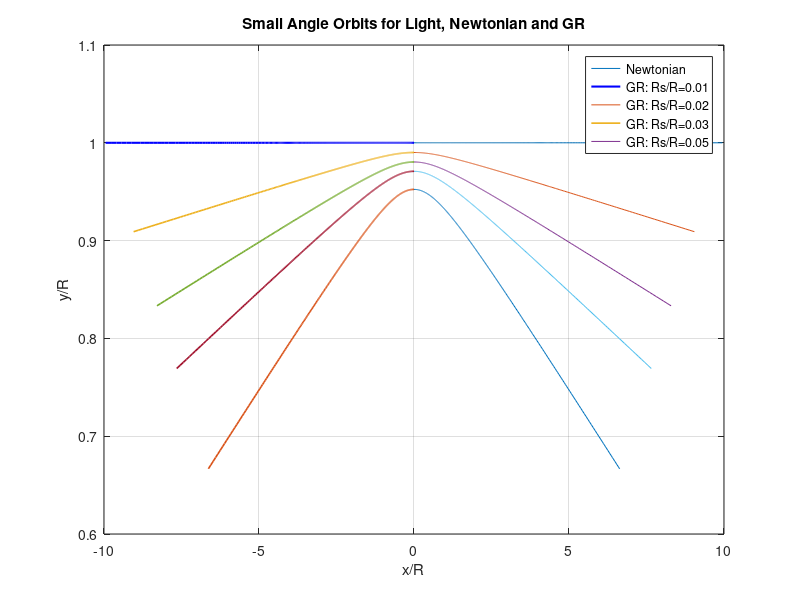

MATLAB code to generate this figure:
% General Relativity Light Deflection - Small Angle Approximation
% ---------------------------------------------------------------
% This script compares Newtonian straight-line light paths
% with approximate GR (General Relativity) deflected paths.
% The result shows how light curves when passing near a massive body.

clear; clc;

R = 1;                                % Reference radius (e.g. solar radius)
MRs = [0, 0.01, 0.02, 0.03, 0.05];    % Different Rs/R values (strength of curvature)

% Define angle parameter (sin(phi))
% Small angles close to 0.1 give a wide domain, up to 1 for the closest approach
sp = linspace(0.1,1,500);             % sin(phi)
cp = sqrt(1.0 - sp.^2);               % cos(phi)

% --- Newtonian straight line (no deflection) ---
r_new = R ./ sp;                      % radial distance
x_new = r_new .* cp;                  % x-coordinates
y_new = r_new .* sp;                  % y-coordinates
plot(x_new,y_new,-x_new,y_new,'b','LineWidth',1.5)   % symmetric about y-axis
hold on

% --- Approximate GR deflected orbits ---
for k = 2:length(MRs)
    MR = MRs(k);
    
    % GR correction term (less sharp than before)
    % Added constant curvature shift proportional to Rs/R
    uu = sp./R + (MR./R^2);   
    
    r_GR = 1.0 ./ uu;                 % radial distance in GR approx
    x_GR = r_GR .* cp;                % x-coordinates
    y_GR = r_GR .* sp;                % y-coordinates
    
    plot(x_GR,y_GR,-x_GR,y_GR,'LineWidth',1.2)   % plot both sides
end

% --- Labels and axis formatting ---
title('Small Angle Orbits for Light, Newtonian and GR')
xlabel('x/R')
ylabel('y/R')
axis([-10 10 0.6 1.1])                % set axis limits
grid on
legend('Newtonian','GR: Rs/R=0.01','GR: Rs/R=0.02','GR: Rs/R=0.03','GR: Rs/R=0.05')